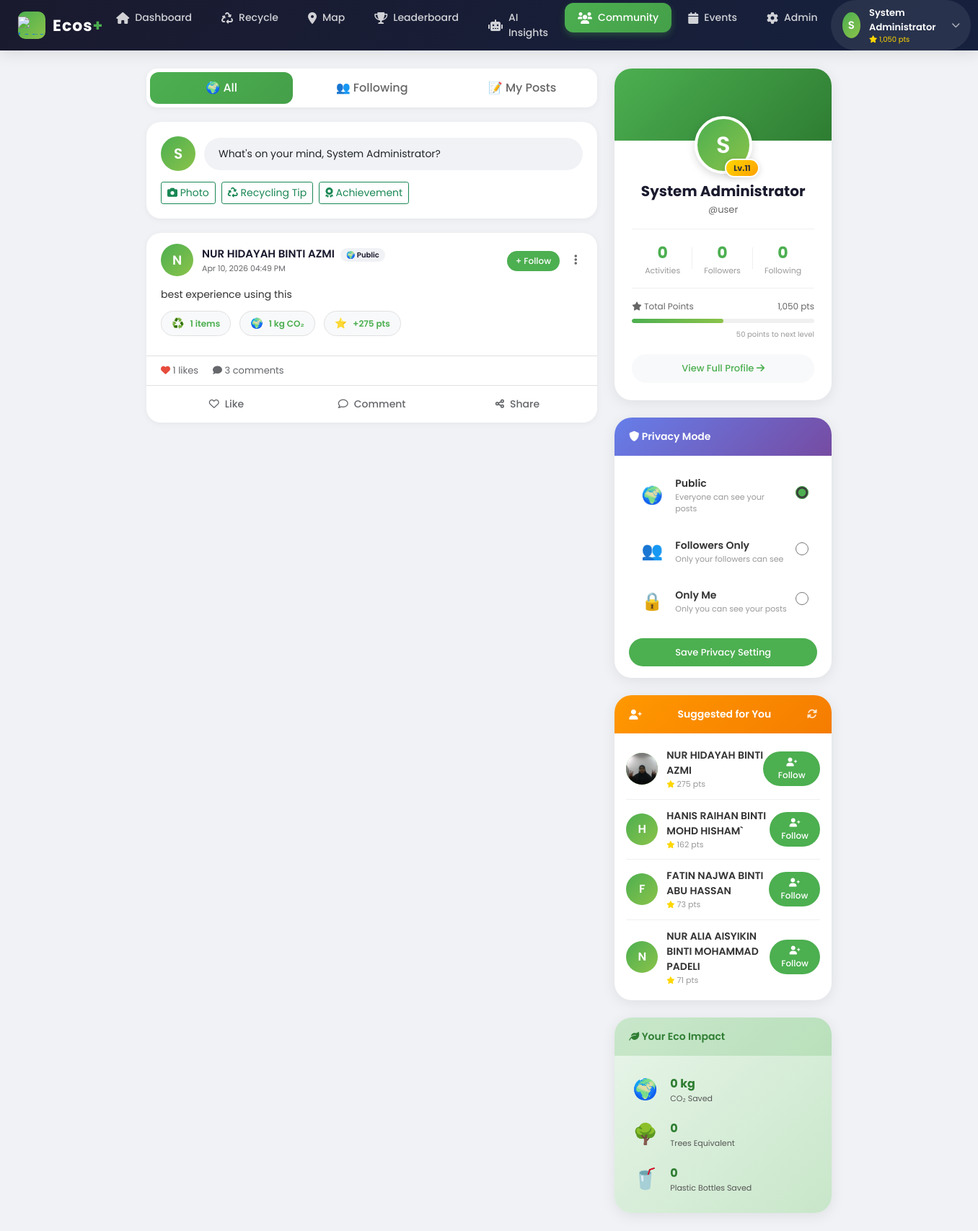
Screenshot of /community.php (signed in) with the database file from the repository.
### tables this page shows
CREATE TABLE `users` (
  `id` int(11) NOT NULL,
  `username` varchar(50) NOT NULL,
  `email` varchar(100) NOT NULL,
  `password` varchar(255) NOT NULL,
  `full_name` varchar(100) NOT NULL,
  `bio` text DEFAULT NULL,
  `profile_image` varchar(255) DEFAULT NULL,
  `phone` varchar(20) DEFAULT NULL,
  `faculty` varchar(100) DEFAULT NULL,
  `year_of_study` int(11) DEFAULT NULL,
  `student_id` varchar(20) DEFAULT NULL,
  `role` enum('user','admin') DEFAULT 'user',
  `points` int(11) DEFAULT 0,
  `theme` enum('light','dark') DEFAULT 'light',
  `language` enum('en','ms') DEFAULT 'en',
  `email_verified` tinyint(1) DEFAULT 1,
  `reset_token` varchar(255) DEFAULT NULL,
  `reset_expires` timestamp NULL DEFAULT NULL,
  `is_active` tinyint(1) DEFAULT 1,
  `created_at` timestamp NOT NULL DEFAULT current_timestamp(),
  `last_login` timestamp NULL DEFAULT NULL,
  `default_privacy` enum('public','followers','private') DEFAULT 'public'
);

CREATE TABLE `community_posts` (
  `id` int(11) NOT NULL,
  `user_id` int(11) NOT NULL,
  `title` varchar(255) DEFAULT NULL,
  `content` text NOT NULL,
  `image_path` varchar(255) DEFAULT NULL,
  `likes_count` int(11) DEFAULT 0,
  `comments_count` int(11) DEFAULT 0,
  `is_reported` tinyint(1) DEFAULT 0,
  `is_hidden` tinyint(1) DEFAULT 0,
  `created_at` timestamp NOT NULL DEFAULT current_timestamp(),
  `updated_at` timestamp NOT NULL DEFAULT current_timestamp() ON UPDATE current_timestamp(),
  `privacy` enum('public','followers','private') DEFAULT 'public'
);

### community.php (the view, shortened to what the rows shown need)
<?php
require_once 'includes/auth.php';
$conn = getConnection();
$user_id = $_SESSION['user_id'];
$navbar_user = getCurrentUser();
$navbar_initial = $navbar_user ? strtoupper(substr($navbar_user['full_name'], 0, 1)) : 'U';
$privacyQuery = "SELECT default_privacy FROM users WHERE id = ?";
$stmt = $conn->prepare($privacyQuery);
$stmt->bind_param("i", $user_id);
$stmt->execute();
$user_privacy = $stmt->get_result()->fetch_assoc()['default_privacy'] ?? 'public';
$feedType = $_GET['feed'] ?? 'all';
if ($feedType == 'following') {
    $postsQuery = "SELECT p.*, u.username, u.full_name, u.points, u.profile_image,
                   (SELECT COUNT(*) FROM followers WHERE follower_id = ? AND following_id = p.user_id) as is_following
                   FROM community_posts p
                   INNER JOIN users u ON p.user_id = u.id
                   WHERE p.is_hidden = 0
                   AND (p.privacy = 'public' OR (p.privacy = 'followers' AND EXISTS (SELECT 1 FROM followers WHERE follower_id = ? AND following_id = p.user_id)) OR p.user_id = ?)
                   AND (p.user_id IN (SELECT following_id FROM followers WHERE follower_id = ?) OR p.user_id = ?)
                   ORDER BY p.created_at DESC";
    $stmt = $conn->prepare($postsQuery);
    $stmt->bind_param("iiiii", $user_id, $user_id, $user_id, $user_id, $user_id);
    $stmt->execute();
    $posts = $stmt->get_result();
    $stmt->close();
} else {
    $postsQuery = "SELECT p.*, u.username, u.full_name, u.points, u.profile_image,
                   (SELECT COUNT(*) FROM followers WHERE follower_id = ? AND following_id = p.user_id) as is_following
                   FROM community_posts p
                   INNER JOIN users u ON p.user_id = u.id
                   WHERE p.is_hidden = 0
                   AND (p.privacy = 'public' OR (p.privacy = 'followers' AND EXISTS (SELECT 1 FROM followers WHERE follower_id = ? AND following_id = p.user_id)) OR p.user_id = ?)
                   ORDER BY p.created_at DESC";
    $stmt = $conn->prepare($postsQuery);
    $stmt->bind_param("iii", $user_id, $user_id, $user_id);
    $stmt->execute();
    $posts = $stmt->get_result();
}
$likedPosts = [];
$suggestQuery = "SELECT id, username, full_name, points, profile_image
                 FROM users
                 WHERE role = 'user' AND id != ?
                 AND id NOT IN (SELECT following_id FROM followers WHERE follower_id = ?)
                 ORDER BY points DESC LIMIT 5";
$stmt = $conn->prepare($suggestQuery);
$stmt->bind_param("ii", $user_id, $user_id);
$stmt->execute();
$suggestedUsers = $stmt->get_result();
?>
<!DOCTYPE html>
<html lang="en">
<head>
    <link href="https://cdn.jsdelivr.net/npm/bootstrap@5.1.3/dist/css/bootstrap.min.css" rel="stylesheet">
    <link rel="stylesheet" href="https://cdnjs.cloudflare.com/ajax/libs/font-awesome/6.0.0/css/all.min.css">
</head>
<body>
<nav class="navbar-custom">
    <div class="navbar-container">
        <div style="display: flex; justify-content: space-between; align-items: center;">
            <div class="user-dropdown">
                <div class="user-trigger"><div class="user-avatar"><?php echo $navbar_initial; ?></div><div class="user-info"><span class="user-name"><?php echo htmlspecialchars($navbar_user['full_name'] ?? 'User'); ?></span><span class="user-points"><i class="fas fa-star"></i> <?php echo number_format($navbar_user['points'] ?? 0); ?> pts</span></div><i class="fas fa-chevron-down dropdown-arrow"></i></div>
            </div>
        </div>
    </div>
</nav>
<div class="container-custom">
    <div class="row">
        <div class="col-lg-8">
            <div class="create-post-card">
                <div class="create-post-header">
                    <div class="create-post-avatar"><?php echo $navbar_initial; ?></div>
                    <div class="create-post-input" data-bs-toggle="modal" data-bs-target="#createPostModal">What's on your mind, <?php echo htmlspecialchars($navbar_user['full_name'] ?? 'User'); ?>?</div>
                </div>
            </div>
            <?php if ($posts->num_rows > 0): ?>
                <?php while($post = $posts->fetch_assoc()):
                    $isLiked = in_array($post['id'], $likedPosts);
                    $isFollowing = $post['is_following'] ?? 0;
                    $privacyIcon = $post['privacy'] == 'public' ? '🌍' : ($post['privacy'] == 'followers' ? '👥' : '🔒');
                    $isOwner = ($post['user_id'] == $user_id);
                    preg_match_all('/(\d+)/', $post['content'], $numbers);
                    $itemCount = !empty($numbers[1]) ? $numbers[1][0] : rand(1, 15);
                ?>
                    <div class="post-card">
                        <div class="post-header">
                            <div class="post-user"><div class="post-avatar"><?php echo strtoupper(substr($post['full_name'], 0, 1)); ?></div><div><div class="post-user-name"><?php echo htmlspecialchars($post['full_name']); ?><span class="privacy-badge"><?php echo $privacyIcon; ?> <?php echo ucfirst($post['privacy']); ?></span></div><div class="post-time"><?php echo date('M d, Y h:i A', strtotime($post['created_at'])); ?></div></div></div>
                            <div>
                                <?php if ($post['user_id'] != $user_id): ?>
                                    <?php if ($isFollowing): ?>
                                        <span class="following-badge"><i class="fas fa-user-check"></i> Following</span>
                                    <?php else: ?>
                                        <button class="btn-follow" onclick="location.href='?follow=<?php echo $post['user_id']; ?>&feed=<?php echo $feedType; ?>'">+ Follow</button>
                                    <?php endif; ?>
                                <?php endif; ?>
                                <?php if ($isOwner || isAdmin()): ?>
                                    <div class="dropdown d-inline-block ms-2">
                                        <button class="post-menu-btn" data-bs-toggle="dropdown"><i class="fas fa-ellipsis-v"></i></button>
                                    </div>
                                <?php endif; ?>
                            </div>
                        </div>
                        <div class="post-content">
                            <div class="post-text"><?php echo nl2br(htmlspecialchars($post['content'])); ?></div>
                            <div class="activity-stats"><div class="stat-badge"><span class="stat-icon">♻️</span><span class="stat-value"><?php echo $itemCount; ?> items</span></div><div class="stat-badge"><span class="stat-icon">🌍</span><span class="stat-value"><?php echo round($itemCount * 0.5); ?> kg CO₂</span></div><div class="stat-badge"><span class="stat-icon">⭐</span><span class="stat-value">+<?php echo $post['points']; ?> pts</span></div></div>
                        </div>
                        <div class="post-stats"><span><i class="fas fa-heart" style="color: #e74c3c;"></i> <?php echo $post['likes_count']; ?> likes</span><span><i class="fas fa-comment"></i> <?php echo $post['comments_count']; ?> comments</span></div>
                        <div class="post-actions">
                            <?php if ($isLiked): ?>
                                <button class="action-btn liked" onclick="location.href='?unlike=<?php echo $post['id']; ?>&feed=<?php echo $feedType; ?>'"><i class="fas fa-heart"></i> Liked</button>
                            <?php else: ?>
                                <button class="action-btn" onclick="location.href='?like=<?php echo $post['id']; ?>&feed=<?php echo $feedType; ?>'"><i class="far fa-heart"></i> Like</button>
                            <?php endif; ?>
                            <button class="action-btn" onclick="toggleComments(<?php echo $post['id']; ?>)"><i class="far fa-comment"></i> Comment</button>
                            <button class="action-btn" onclick="sharePost()"><i class="fas fa-share-alt"></i> Share</button>
                        </div>
                    </div>
                <?php endwhile; ?>
            <?php endif; ?>
        </div>
        <div class="col-lg-4">
            <div class="sidebar-right">
                <div class="profile-card"><div class="profile-card-bg"></div><div class="profile-card-content"><div class="profile-avatar-wrapper"><div class="profile-avatar-large"><?php if (!empty($navbar_user['profile_image']) && file_exists($navbar_user['profile_image'])): ?><img src="<?php echo $navbar_user['profile_image']; ?>" alt="Profile"><?php else: ?><?php echo $navbar_initial; ?><?php endif; ?></div><div class="profile-level-badge"><?php $level = floor(($navbar_user['points'] ?? 0) / 100) + 1; echo "Lv.$level"; ?></div></div><h4 class="profile-name"><?php echo htmlspecialchars($navbar_user['full_name'] ?? 'User'); ?></h4><div class="profile-username">@<?php echo htmlspecialchars($navbar_user['username'] ?? 'user'); ?></div><div class="profile-stats-row"><div class="profile-stat"><div class="profile-stat-value"><?php echo $totalActivities; ?></div><div class="profile-stat-label">Activities</div></div><div class="profile-stat-divider"></div><div class="profile-stat"><div class="profile-stat-value"><?php echo $followersCount; ?></div><div class="profile-stat-label">Followers</div></div><div class="profile-stat-divider"></div><div class="profile-stat"><div class="profile-stat-value"><?php echo $followingCount; ?></div><div class="profile-stat-label">Following</div></div></div><div class="points-progress"><div class="points-progress-header"><span><i class="fas fa-star"></i> Total Points</span><span><?php echo number_format($navbar_user['points'] ?? 0); ?> pts</span></div><div class="progress-bar-custom"><div class="progress-fill" style="width: <?php echo min(100, (($navbar_user['points'] ?? 0) % 100) / 100 * 100); ?>%"></div></div><div class="points-next"><?php echo 100 - (($navbar_user['points'] ?? 0) % 100); ?> points to next level</div></div><a href="profile.php" class="profile-btn">View Full Profile <i class="fas fa-arrow-right"></i></a></div></div>
                <div class="privacy-card"><div class="privacy-card-body"><form method="POST" id="privacyForm"><div class="privacy-option" onclick="document.getElementById('privacy_public').click()"><div class="privacy-option-radio"><input type="radio" name="default_privacy" value="public" id="privacy_public" <?php echo ($user_privacy == 'public') ? 'checked' : ''; ?>></div></div><div class="privacy-option" onclick="document.getElementById('privacy_followers').click()"><div class="privacy-option-radio"><input type="radio" name="default_privacy" value="followers" id="privacy_followers" <?php echo ($user_privacy == 'followers') ? 'checked' : ''; ?>></div></div><div class="privacy-option" onclick="document.getElementById('privacy_private').click()"><div class="privacy-option-radio"><input type="radio" name="default_privacy" value="private" id="privacy_private" <?php echo ($user_privacy == 'private') ? 'checked' : ''; ?>></div></div></form></div></div>
                <?php if ($suggestedUsers->num_rows > 0): ?>
                <div class="suggested-card"><div class="suggested-card-header"><i class="fas fa-user-plus"></i> Suggested for You<span class="refresh-suggest" onclick="location.reload()"><i class="fas fa-sync-alt"></i></span></div><div class="suggested-card-body"><?php while($suggest = $suggestedUsers->fetch_assoc()): $suggestInitial = strtoupper(substr($suggest['full_name'], 0, 1)); $suggestAvatar = !empty($suggest['profile_image']) && file_exists($suggest['profile_image']) ? $suggest['profile_image'] : null; ?><div class="suggested-item"><div class="suggested-item-left"><div class="suggested-avatar"><?php if ($suggestAvatar): ?><img src="<?php echo $suggestAvatar; ?>" alt="<?php echo htmlspecialchars($suggest['full_name']); ?>"><?php else: ?><?php echo $suggestInitial; ?><?php endif; ?></div><div class="suggested-info"><div class="suggested-name"><?php echo htmlspecialchars($suggest['full_name']); ?></div><div class="suggested-stats"><i class="fas fa-star" style="color: #FFD700; font-size: 10px;"></i> <?php echo number_format($suggest['points']); ?> pts</div></div></div><button class="suggested-follow-btn" onclick="location.href='?follow=<?php echo $suggest['id']; ?>&feed=<?php echo $feedType; ?>'"><i class="fas fa-user-plus"></i> Follow</button></div><?php endwhile; ?></div></div>
                <?php endif; ?>
            </div>
        </div>
    </div>
</div>
</body>
</html>

### rows the page displays
users: full_name "S", full_name "System Administrator", points "1,050", points "11", 100-(($navbar_user['points']??0)%100) "50", default_privacy "☑"
community_posts: user.full_name "N", user.full_name "NUR HIDAYAH BINTI AZMI", privacy "🌍", privacy "Public", created_at "Apr 10, 2026 04:49 PM", content "best experience using this", itemCount "1", user.points "275", likes_count "1", comments_count "3"
users: profile_image (picture), full_name "NUR HIDAYAH BINTI AZMI", points "275"
users: full_name "H", full_name "HANIS RAIHAN BINTI MOHD HISHAM`", points "162"
users: full_name "F", full_name "FATIN NAJWA BINTI ABU HASSAN", points "73"
users: full_name "N", full_name "NUR ALIA AISYIKIN BINTI MOHAMMAD PADELI", points "71"

### other values shown
$navbar_user['username'] "user"
$totalActivities "0"
$followersCount "0"
$followingCount "0"
$totalActivities * 2.5 "0"
$totalActivities * 2.5 / 21 "0"
$totalActivities * 50 "0"
